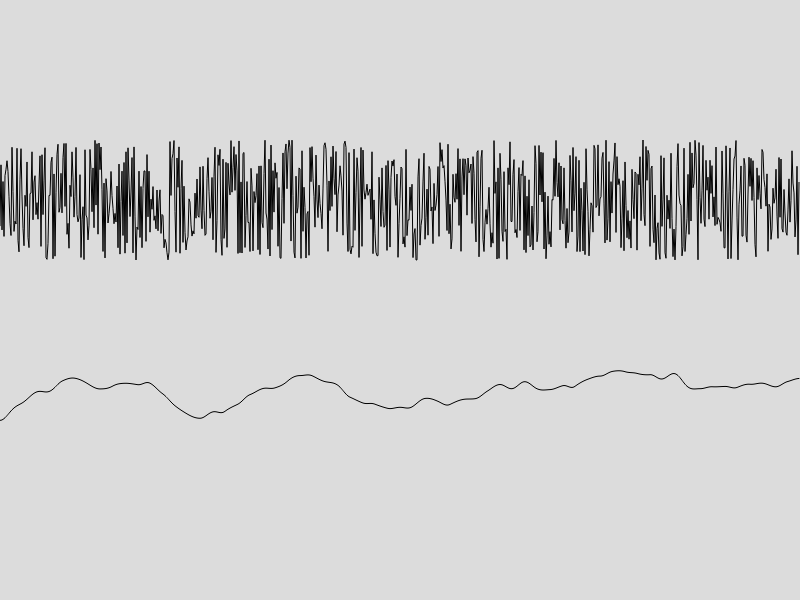
Frame 1 (no input)
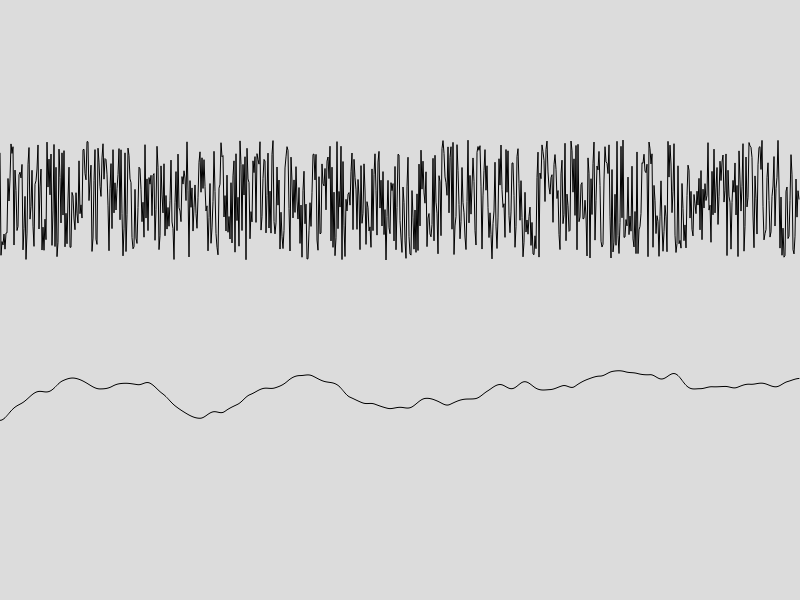
Frame 60 (no input)
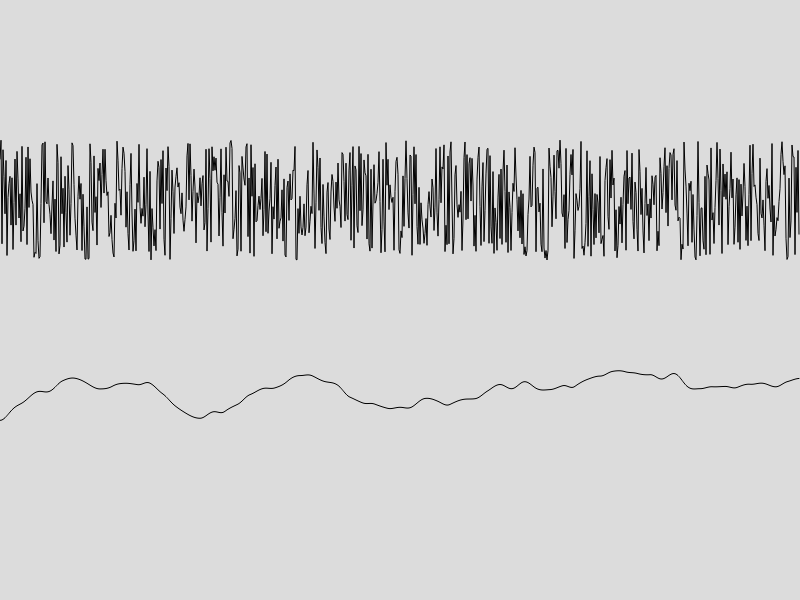
Frame 120 (the mouse pressed at the canvas centre since frame 60)

The p5.js sketch that drew these frames (run headless with seeded random() and noise() and a simulated clock; from frame 60 on, the mouse is pressed at the canvas centre):

// p5.js sketch
// ── sketch.js


function setup() {
	createCanvas(800, 600)

}
function draw() {
	background(220)
	stroke(0)
	noFill()
	// randomSeed(0)
	beginShape()
	for (let i=0; i<width; i++) {
		const x = i;
		const y = height/3 + random(-60, 60)
		vertex(x, y)
	}
	endShape()


	beginShape()
	for (let i=0; i<width; i++) {
		const x = i;
		const y = height/3*2 + noise(i * 0.01) * 120 - 60
		vertex(x, y)
	}
	endShape()


}
